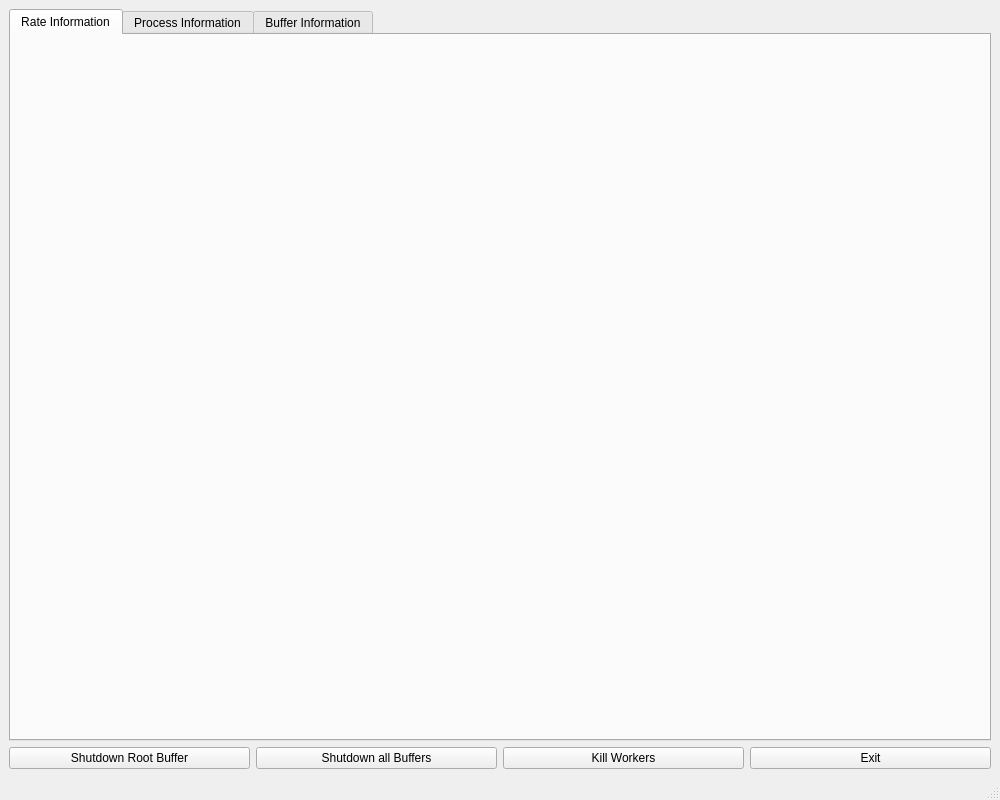
<ui version="4.0">
 <class>MainWindow</class>
 <widget class="QMainWindow" name="MainWindow">
  <property name="geometry">
   <rect>
    <x>0</x>
    <y>0</y>
    <width>1000</width>
    <height>800</height>
   </rect>
  </property>
  <property name="windowTitle">
   <string>Buffer Manager</string>
  </property>
  <widget class="QWidget" name="centralwidget">
   <layout class="QVBoxLayout" name="verticalLayout">
    <item>
     <widget class="QTabWidget" name="tabWidget">
      <property name="tabPosition">
       <enum>QTabWidget::North</enum>
      </property>
      <property name="currentIndex">
       <number>0</number>
      </property>
      <property name="tabsClosable">
       <bool>false</bool>
      </property>
      <widget class="QWidget" name="rate_tab">
       <attribute name="title">
        <string>Rate Information</string>
       </attribute>
       <layout class="QVBoxLayout" name="rateLayout">
        <item>
         <widget class="QWidget" name="ratePlaceholder" native="true">
          <property name="minimumSize">
           <size>
            <width>800</width>
            <height>600</height>
           </size>
          </property>
         </widget>
        </item>
       </layout>
      </widget>
      <widget class="QWidget" name="process_tab">
       <attribute name="title">
        <string>Process Information</string>
       </attribute>
       <layout class="QVBoxLayout" name="processLayout">
        <item>
         <widget class="QWidget" name="processPlaceholder" native="true">
          <property name="minimumSize">
           <size>
            <width>800</width>
            <height>600</height>
           </size>
          </property>
         </widget>
        </item>
       </layout>
      </widget>
      <widget class="QWidget" name="buffer_tab">
       <attribute name="title">
        <string>Buffer Information</string>
       </attribute>
       <layout class="QVBoxLayout" name="bufferLayout">
        <item>
         <widget class="QWidget" name="bufferPlaceholder" native="true">
          <property name="minimumSize">
           <size>
            <width>800</width>
            <height>600</height>
           </size>
          </property>
         </widget>
        </item>
       </layout>
      </widget>
     </widget>
    </item>
    <item>
     <layout class="QHBoxLayout" name="buttonLayout">
      <item>
       <widget class="QPushButton" name="shutdownRootBuffer">
        <property name="text">
         <string>Shutdown Root Buffer</string>
        </property>
       </widget>
      </item>
      <item>
       <widget class="QPushButton" name="shutdownAllBuffers">
        <property name="text">
         <string>Shutdown all Buffers</string>
        </property>
       </widget>
      </item>
      <item>
       <widget class="QPushButton" name="killWorkers">
        <property name="text">
         <string>Kill Workers</string>
        </property>
       </widget>
      </item>
      <item>
       <widget class="QPushButton" name="exitButton">
        <property name="text">
         <string>Exit</string>
        </property>
       </widget>
      </item>
     </layout>
    </item>
   </layout>
  </widget>
  <widget class="QMenuBar" name="menubar">
   <property name="geometry">
    <rect>
     <x>0</x>
     <y>0</y>
     <width>1000</width>
     <height>24</height>
    </rect>
   </property>
  </widget>
  <widget class="QStatusBar" name="statusbar"/>
 </widget>
 <resources/>
 <connections/>
</ui>
